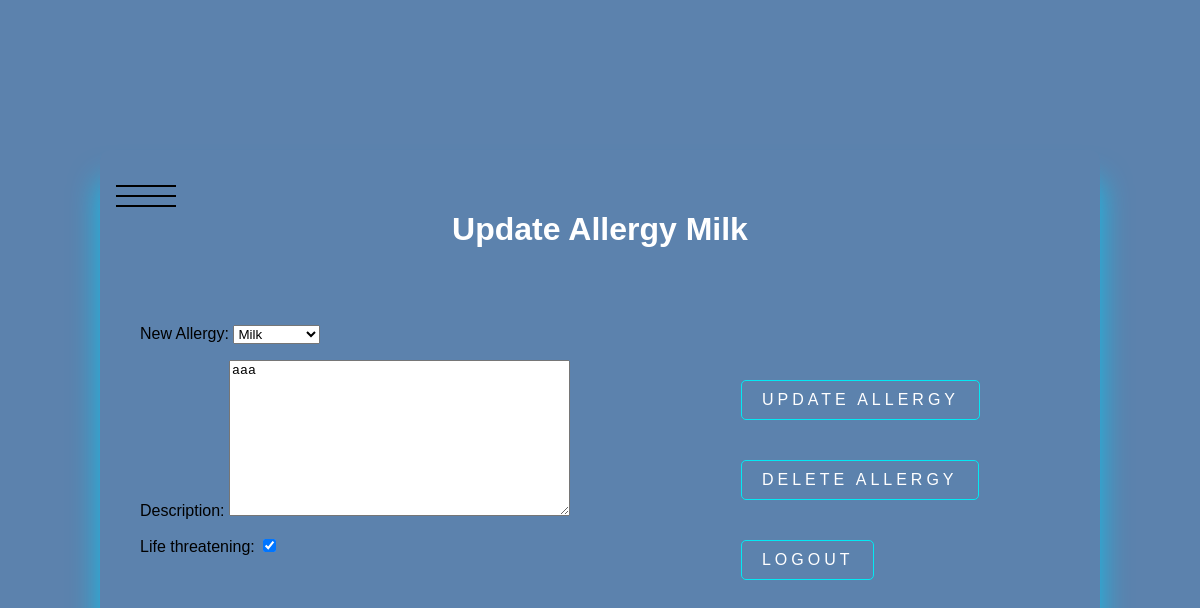
The app's page /allergy/34 (signed in) with its own data.
### allergy/models.py (models this page shows, shortened)
class Allergy(models.Model):
    ALLERGISE_CHOICES = (
        ('Shellfish', 'Shellfish'),
        ('Milk', 'Milk'),
        ('Eggs', 'Eggs'),
        ('Soy', 'Soy'),
        ('Wheat', 'Wheat'),
        ('Fish', 'Fish'),
        ('Peanuts', 'Peanuts'),
        ('Walnuts', 'Walnuts'),
        ('Citrus', 'Citrus'),
        ('Strawberry', 'Strawberry'),
    )
    user_id          = models.ForeignKey(User, on_delete=models.CASCADE)  # stores 1:n relationship user:allergy
    dateCreated      = models.DateField(auto_now_add=True)
    dateCompleted    = models.DateField(null=True, blank=True)
    New_Allergy      = models.CharField(max_length=70, choices = ALLERGISE_CHOICES)
    description      = models.TextField(default=False)
    Life_threatening = models.BooleanField(default=False)

### allergy/views.py (the view, shortened to what this page needs)
# urls.py: path('allergy/<int:allergy_pk>', views.updateallergy, name='updateallergy'),
@login_required
def updateallergy(request, allergy_pk):
    allergy = get_object_or_404(Allergy, pk=allergy_pk, user_id=request.user)
    if request.method == 'GET':
        form = AllergyForm(instance=allergy)
        return render(request, 'allergy/updateallergy.html', {'allergy': allergy,'form': form})

### allergy/forms.py
class AllergyForm(ModelForm):
    class Meta:
        model = Allergy
        fields = ['New_Allergy', 'description', 'Life_threatening']

### allergy/templates/allergy/updateallergy.html (shortened to what this page needs)
{% load static %}
<!DOCTYPE html>
<html lang="en">
<head>
    <link rel="stylesheet" type="text/css" href="{% static 'css/style.css' %}">
</head>
<body>
    <div class="card">
        <div class="menu-wrap">
            <div class="hamburger"><div></div></div>
          </div>
    {% if user.is_authenticated %}
        <h1>Update Allergy {{ allergy.New_Allergy }}</h1>
        <br><br>
        <form action="#" method="POST">
            {{form.as_p}}
         <div class="buttons">
            <button type='submit'>UPDATE Allergy</button>
     </form>
    <form action="{% url 'deleteallergy' allergy.id %}" method="POST">
        <button type="submit">Delete Allergy</button>
    </form>
    <form action="{% url 'logoutuser' %}" method="POST">
        <button type="submit">logout</button>
    </form>
</div>
{% else %}
    <a href="#">login</a>
    <a href="register">register</a>
{% endif %}
</body>
</html>

### allergy/static/css/style.css (style rules this page uses)
body { font-family: sans-serif; background: #1d518db7; }
.card { position: absolute; top: 50%; left: 50%; width: 1000px; height: 500px; padding: 40px; transform: translate(-50%, -50%); background: rgba(240, 186, 186, 0); box-sizing: border-box; box-shadow: 0 30px 30px rgb(20, 190, 233); border-radius: 10px; }
button { background-color: Transparent; background-repeat:no-repeat; border: none; cursor:pointer; overflow: hidden; }
h1 { color: #fff; }
.card button { position: relative; display: inline-block; padding: 10px 20px; color:white; font-size: 16px; text-decoration: none; text-transform: uppercase; overflow: hidden; transition: .5s; margin-top: 40px; letter-spacing: 4px; border: 1px solid #03e9f4; border-radius: 5px; }
.card h1 { text-align: center; }
.menu-wrap,.mean-hos { position: absolute; top: 0; left: 0; z-index: 1; }
.menu-wrap .hamburger,.menu-hos .hospital { position: absolute; top: 0; left: 0; z-index: 1; width: 60px; height: 60px; padding: 1rem; background: var(--primary-color); display: flex; align-items: center; justify-content: center; }
.menu-wrap .hamburger > div { position: relative; flex: none; width: 100%; height: 2px; background: black; display: flex; align-items: center; justify-content: center; transition: all 0.4s ease; }
.menu-wrap .hamburger > div::before, .menu-wrap .hamburger > div::after, .menu-hos .hospital > div::before, .menu-hos .hospital > div::after { content: ''; position: absolute; z-index: 1; top: -10px; width: 100%; height: 2px; background: inherit; }
.menu-wrap .hamburger > div::after,.menu-hos .hospital > div::after { top: 10px; }
:root { --overlay-color: rgba(144, 211, 238, 0.85); --menu-speed: 0.75s; }
.card .buttons { position: absolute; right: 100px; bottom: 50px; margin: 20px; }

### records on screen
Allergy: New_Allergy "Milk", description "aaa", Life_threatening "☑"
